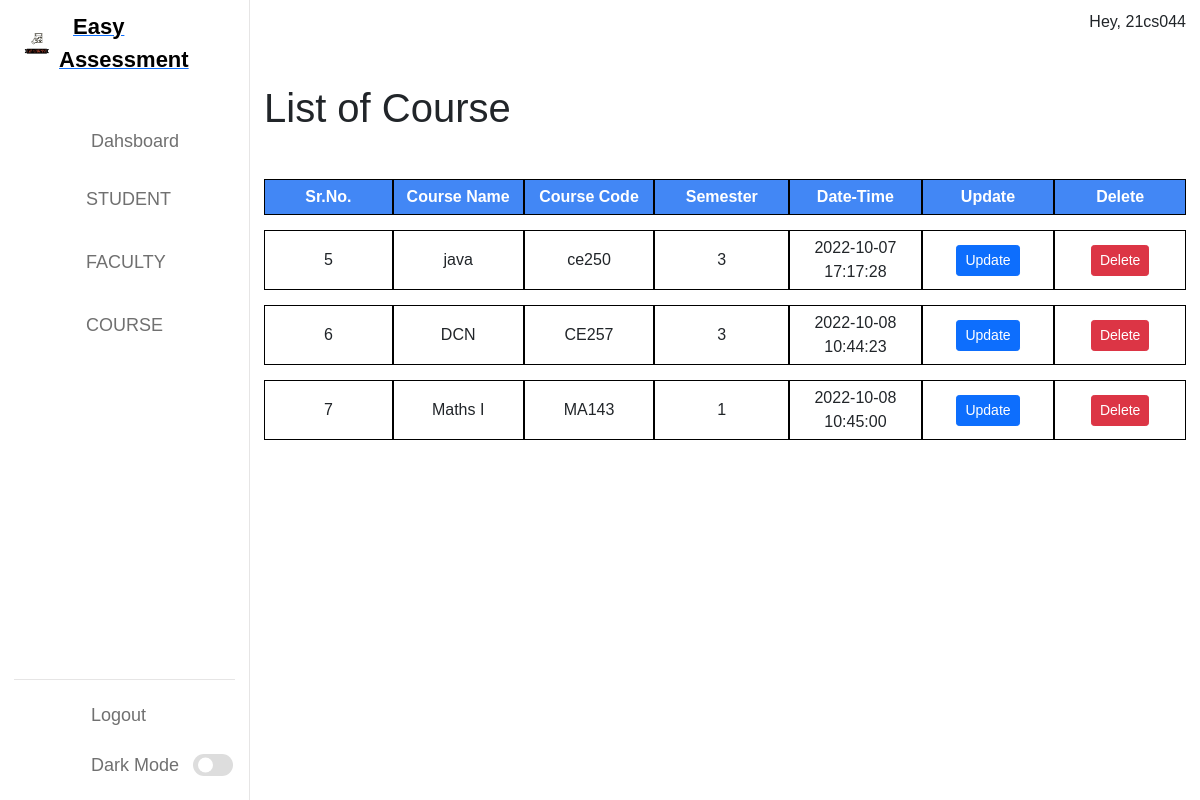
The app's page /admindashboard.php?page=courselist (signed in) with its own data.
### tables this page shows
CREATE TABLE `course` (
  `sr` int(2) NOT NULL,
  `cname` varchar(20) NOT NULL,
  `ccode` varchar(50) NOT NULL,
  `csem` int(2) NOT NULL,
  `module` text NOT NULL,
  `create_datetime` datetime NOT NULL DEFAULT current_timestamp()
);

### admin/courselist.php (the view, shortened to what this page needs)
<!DOCTYPE html>
<html lang="en">
<head>
    <link href="https://cdn.jsdelivr.net/npm/bootstrap@5.1.3/dist/css/bootstrap.min.css" rel="stylesheet">
</head>
<body>
    <h1>List of Course</h1>
    <br>
    <table class="tabel">
        <thead>
            <tr>
                <th>Sr.No.</th>
                <th>Course Name</th>
                <th>Course Code</th>
                <th>Semester</th>
                <th>Date-Time</th>
                <th>Update</th>
                <th>Delete</th>
            </tr>
        </thead>
        <tbody>
            <?php
            $servername = "localhost";
			$username = "root";
			$password = "";
			$database = "easyassessment";
			$connection = new mysqli($servername, $username, $password, $database);
			$sql = "SELECT * FROM course";
			$result = $connection->query($sql);
			while($row = $result->fetch_assoc()) {
                 $a=$row["ccode"];
                echo "<tr>
                    <td>" . $row["sr"] . "</td>
                    <td>" . $row["cname"] . "</td>
                    <td>" . $row["ccode"] . "</td>
                    <td>" . $row["csem"] . "</td>
                    <td>" . $row["create_datetime"] . "</td>
                    <td>
                        <a class='btn btn-primary btn-sm' href='update'>Update</a>
                        </td>
                        <td>
                        <a class='btn btn-danger btn-sm' href='?cid=$a''>Delete</a>
                    </td>
                </tr>";
            }
            ?>
        </tbody>
    </table>
</body>
</html>

### admin/index.css (style rules this page uses)
* { margin: 0; padding: 0; }
* { margin: 0; padding: 0; box-sizing: border-box; font-family: 'Poppins', sans-serif; }
:root { --primary-color: #0E4BF1; --panel-color: #FFF; --text-color: #000; --black-light-color: #707070; --border-color: #e6e5e5; --toggle-color: #DDD; --box1-color: #4DA3FF; --box2-color: #FFE6AC; --box3-color: #E7D1FC; --title-icon-color: #fff; --tran-05: all 0.5s ease; --tran-03: all 0.3s ease; --tran-03: all 0.2s ease; }
body { min-height: 100vh; background-color: var(--primary-color); }

### admin/courselist.php (style rules this page uses)
table { border-collapse: separate; border-spacing: 0 15px; }
th { background-color: #4287f5; color: white; }
th, td { width: 150px; text-align: center; border: 1px solid black; padding: 5px; }

### records on screen
course: sr "5", cname "java", ccode "ce250", csem "3", create_datetime "2022-10-07 17:17:28"
course: sr "6", cname "DCN", ccode "CE257", csem "3", create_datetime "2022-10-08 10:44:23"
course: sr "7", cname "Maths I", ccode "MA143", csem "1", create_datetime "2022-10-08 10:45:00"

### other values on screen
$_SESSION['username'] "21cs044"
